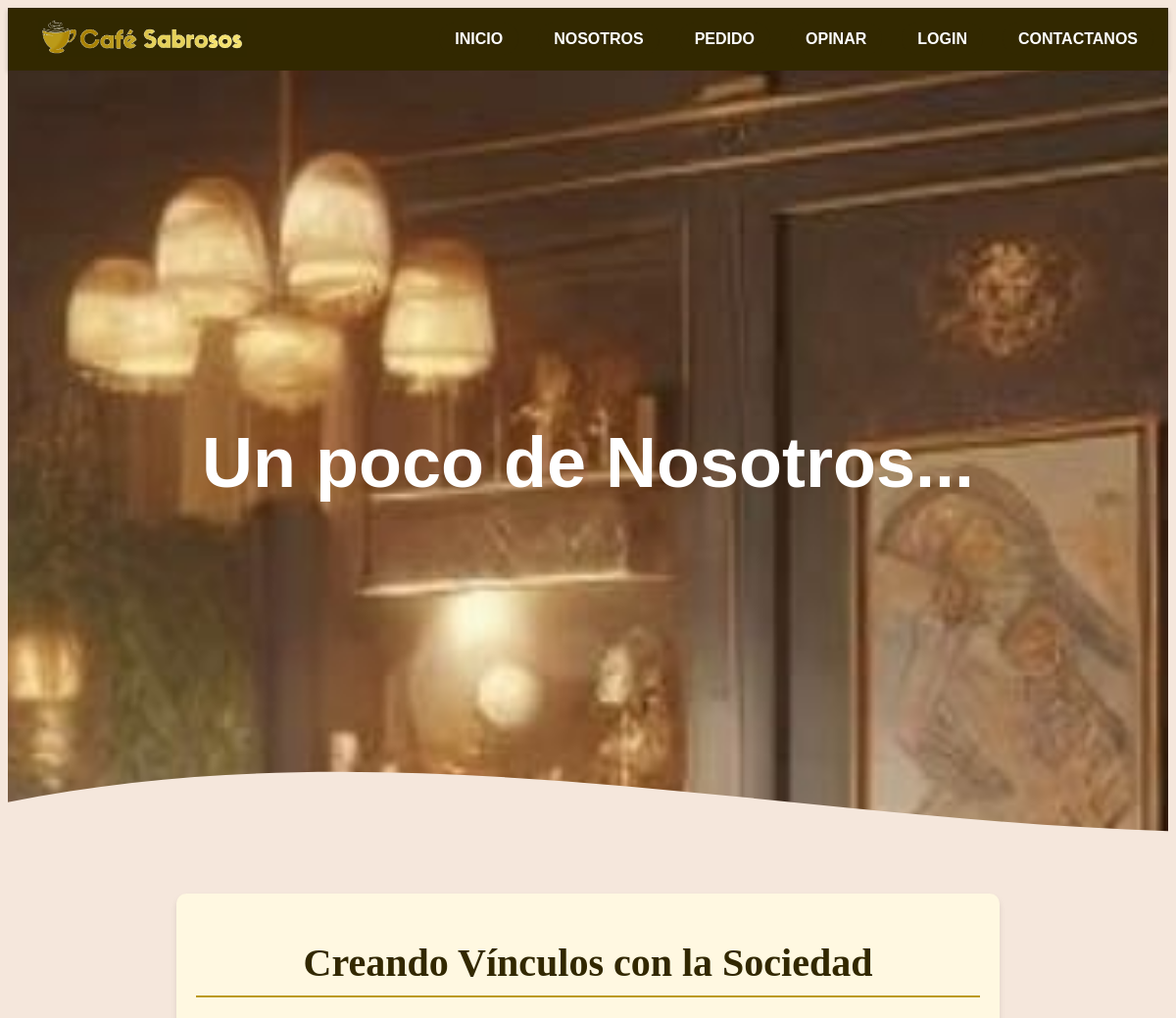
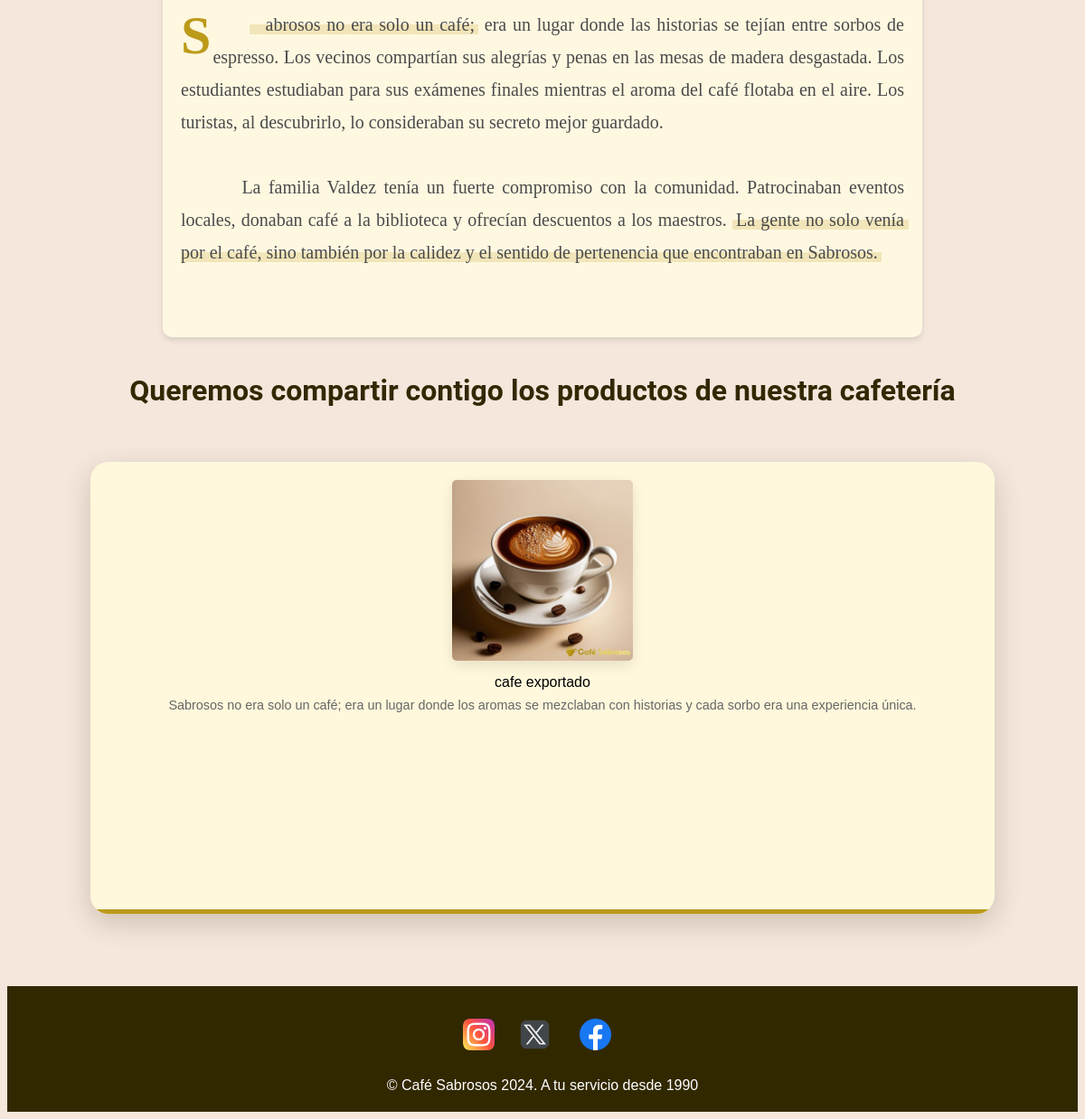
Screenshot of /php/nosotros.php with the database file from the repository (2 pictures, top to bottom).
### tables this page shows
CREATE TABLE `producto` (
  `Idproducto` int(11) NOT NULL,
  `nombre` varchar(100) DEFAULT NULL,
  `precio` decimal(10,2) DEFAULT NULL,
  `descripcion` text DEFAULT NULL,
  `Idfoto` int(11) DEFAULT NULL
);

CREATE TABLE `foto` (
  `idFoto` int(11) NOT NULL,
  `URL` varchar(255) DEFAULT NULL
);

### php/nosotros.php (the view, shortened to what this page needs)
<!DOCTYPE html>
<html lang="es">
<head>
  <link
    rel="stylesheet"
    href="https://unpkg.com/leaflet@1.7.1/dist/leaflet.css"
 />
  <link rel="stylesheet" href="../style/index5.css" />
</head>
<body>
  <header>
    <div class="logo">
      <img
        src="../img/logo nav.png"
        alt="Café Sabrosos Logo"
        class="logo-image" />
    </div>
    <div class="navbar">
      <div class="menu">
        <ul>
          <li><a href="../index.html">INICIO</a></li>
          <li>
            <a href="nosotros.php">NOSOTROS</a>
          </li>
          <li><a href="../php/pedido.php">PEDIDO</a></li>
          <li><a href="../php/back/votos.php">OPINAR</a></li>
          <li><a href="../php/login.php">LOGIN</a></li>
          <li><a href="../php/contactar.php">CONTACTANOS</a></li>
        </ul>
      </div>
    </div>
  </header>
  <div class="wave-image">
      <div class="slogan">
        <h1>Un poco de Nosotros...</h1>
      </div>
    </div>
  <main>
   <div class="content">
      <h1>Creando Vínculos con la Sociedad</h1>
      <pre class="par">
      <span class="highlight">  Sabrosos no era solo un café;</span> era un lugar donde las historias se tejían entre sorbos de espresso. Los vecinos compartían sus alegrías y penas en las mesas de madera desgastada. Los estudiantes estudiaban para sus exámenes finales mientras el aroma del café flotaba en el aire. Los turistas, al descubrirlo, lo consideraban su secreto mejor guardado.
        La familia Valdez tenía un fuerte compromiso con la comunidad. Patrocinaban eventos locales, donaban café a la biblioteca y ofrecían descuentos a los maestros. <span class="highlight">La gente no solo venía por el café, sino también por la calidez y el sentido de pertenencia que encontraban en Sabrosos.</span>
      </pre>
    </div>
    <h2>Queremos compartir contigo los productos de nuestra cafetería</h2>
    <?php
    include '../php/conectar.php';
    $imagenes = [];
    $sql = "SELECT p.nombre, f.url FROM producto p JOIN foto f ON p.idproducto = f.idFoto";
    $result = $pdo->query($sql);
    if ($result->rowCount() > 0) {
      while ($row = $result->fetch(PDO::FETCH_ASSOC)) {
        $imagenes[] = $row;
      }
    }
    ?>
<?php if (count($imagenes) > 0): ?>
      <div class="custom-carousel">
        <div class="carousel-inner">
          <?php foreach ($imagenes as $index => $imagen): ?>
            <div class="carousel-item <?= $index === 0 ? 'active' : '' ?>">
              <img src="../<?= htmlspecialchars($imagen['url']) ?>" alt="<?= htmlspecialchars($imagen['nombre']) ?>" />
              <div class="product-name"><?= htmlspecialchars($imagen['nombre']) ?></div>
              <p class="carousel-text">Sabrosos no era solo un café; era un lugar donde los aromas se mezclaban con historias y cada sorbo era una experiencia única.</p>
            </div>
          <?php endforeach; ?>
        </div>
        <div class="progress-bar"></div>
      </div>
    <?php else: ?>
      <p>No hay imágenes disponibles.</p>
    <?php endif; ?>
  </main>
  <footer>
        <div class="social-media">
            <ul>
                <li><a href="https://www.instagram.com/athreeg_s.a.s/" target="_blank"><img src="../img/ig.png" alt="Instagram">.</a></li>
                <li><a href="https://x.com/" target="_blank"><img src="../img/x.png" alt="X"> .</a></li>
                <li><a href="https://www.facebook.com/athreesas/"" target="_blank"><img src="../img/facebook.png" alt="Facebook">.</a></li>
            </ul>
        </div>
        <p>&copy; Café Sabrosos 2024. A tu servicio desde 1990</p>
    </footer>
</body>
</html>

### rows the page displays
producto: Idfoto.URL (picture), nombre "cafe exportado"
